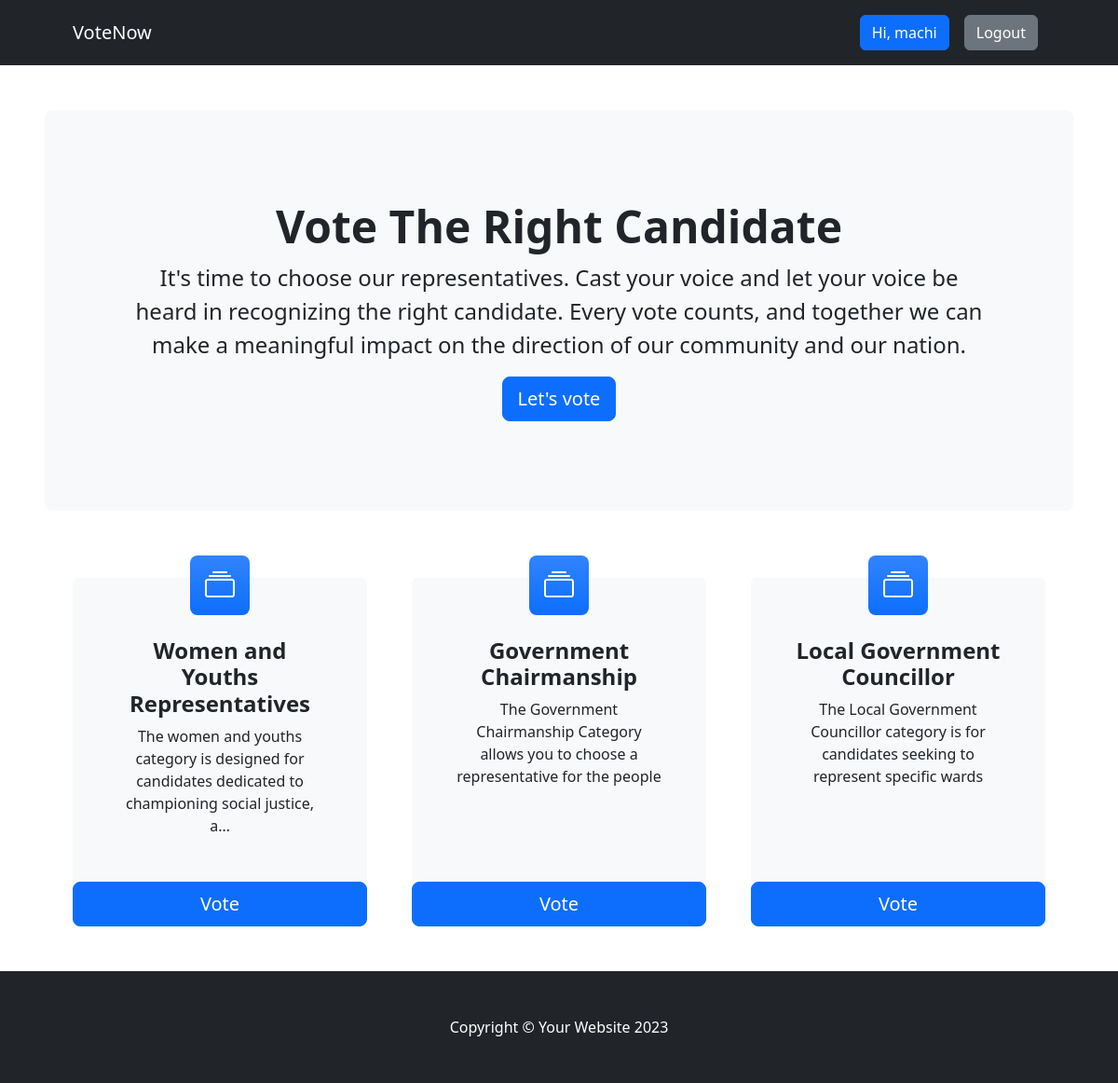
The app's page / (signed in) with its own data.
### voteapp/models.py (models this page shows, shortened)
class Category(models.Model):
    title = models.CharField(max_length=200)
    slug = models.SlugField(blank=True, null=True)
    description = models.TextField(blank=True, null=True)
    total_vote = models.IntegerField(default=0)
    voters = models.ManyToManyField(User, blank=True)

### voteapp/views.py (the view)
# urls.py: path("", views.index, name="index"),
def index(request):
    categories = Category.objects.all()
    context = {"categories":categories}
    return render(request, "index.html", context)

### voteapp/templates/index.html
{% extends 'base.html' %}
{% block content %}
<header class="py-5">
    <div class="container-fluid px-lg-5">
        <div class="p-4 p-lg-5 bg-light rounded-3 text-center">
            <div class="m-4 m-lg-5">
                <h1 class="display-5 fw-bold">Vote The Right Candidate</h1>
                <p class="fs-4">It's time to choose our representatives.
                    Cast your voice and let your voice be heard in recognizing the right candidate.
                    Every vote counts, and together we can make a meaningful impact on the direction of our community and our nation.
                    </p>
                <a class="btn btn-primary btn-lg" href="#votingSection">Let's vote</a>
            </div>
        </div>
    </div>
</header>
<section class="pt-4" id="votingSection">
    <div class="container px-lg-5">
        <div class="row gx-lg-5">
            {% for category in categories  %}
            <div class="col-lg-4 col-xxl-3 mb-5">
                <div class="card bg-light border-0 h-100">
                    <div class="card-body text-center p-4 p-lg-5 pt-0 pt-lg-0">
                        <div class="feature bg-primary bg-gradient text-white rounded-3 mb-4 mt-n4"><i class="bi bi-collection"></i></div>
                        <h2 class="fs-4 fw-bold">{{category.title}}</h2>
                        <p class="mb-0">{{category.description | truncatechars:100}}</p>
                    </div>
                    <a class="btn btn-primary btn-lg" href="{% url 'detail' category.slug  %}">Vote</a>
                </div>
            </div>
            {% endfor %}
        </div>
    </div>
</section>
{% endblock content %}

### voteapp/templates/base.html (shortened to what this page needs)
<!DOCTYPE html>
{% load static %}
<html lang="en">
<head>
    <link href="https://cdn.jsdelivr.net/npm/bootstrap-icons@1.4.1/font/bootstrap-icons.css" rel="stylesheet" />
    <link rel="stylesheet" href="{% static 'css/bootstrap.css' %}">
    <link rel="stylesheet" href="{% static 'css/style.css' %}">
</head>
<body>
    <nav class="navbar navbar-expand-lg navbar-dark bg-dark">
        <div class="container px-lg-5">
            <a class="navbar-brand" href="{% url 'index'  %}">VoteNow</a>
            <div class="collapse navbar-collapse" id="navbarSupportedContent">
                <ul class="navbar-nav ms-auto mb-2 mb-lg-0">
                    {% if request.user.is_authenticated %}
                        <li class="nav-item">
                            <a class="nav-link" href="#">
                                <button class="btn btn-primary">Hi, {{ request.user.username }}</button>
                            </a>
                        </li>
                        <li class="nav-item">
                            <a class="nav-link" href="{% url 'logout' %}">
                                <button class="btn btn-secondary">Logout</button>
                            </a>
                        </li>
                    {% endif %}
                </ul>
            </div>
        </div>
    </nav>
    {% block content %}
    {% endblock content %}
    <footer class="py-5 bg-dark">
        <div class="container">
            <p class="m-0 text-center text-white">Copyright &copy; Your Website 2023</p>
        </div>
    </footer>
</body>
</html>

### voteapp/static/css/style.css (style rules this page uses)
* { box-sizing: border-box; }

### records on screen
Category: title "Women and Youths Representatives", description "The women and youths category is designed for candidates dedicated to championing social justice, a…"
Category: title "Government Chairmanship", description "The Government Chairmanship Category allows you to choose a representative for the people"
Category: title "Local Government Councillor", description "The Local Government Councillor category is for candidates seeking to represent specific wards"

### other values on screen
{{ request.user.username }} "machi"
